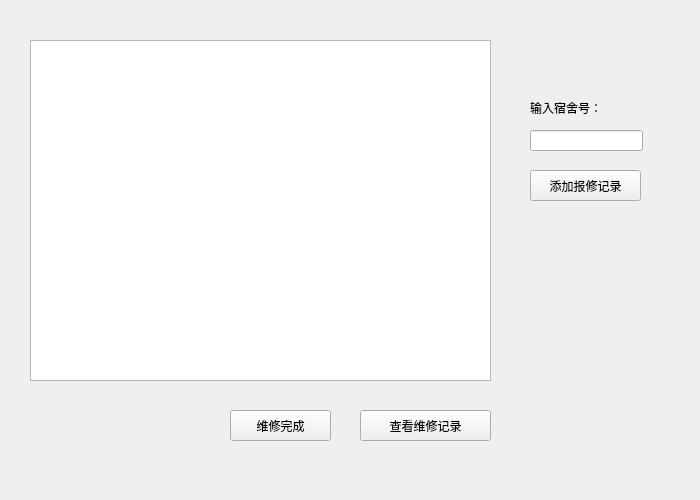
<?xml version="1.0" encoding="UTF-8"?>
<ui version="4.0">
 <class>dorm_repair_show</class>
 <widget class="QWidget" name="dorm_repair_show">
  <property name="geometry">
   <rect>
    <x>0</x>
    <y>0</y>
    <width>700</width>
    <height>500</height>
   </rect>
  </property>
  <property name="windowTitle">
   <string>Form</string>
  </property>
  <widget class="QTableView" name="tableView_dorm_repair">
   <property name="geometry">
    <rect>
     <x>30</x>
     <y>40</y>
     <width>461</width>
     <height>341</height>
    </rect>
   </property>
   <attribute name="horizontalHeaderStretchLastSection">
    <bool>true</bool>
   </attribute>
   <attribute name="verticalHeaderVisible">
    <bool>false</bool>
   </attribute>
  </widget>
  <widget class="QLineEdit" name="lineEdit_dorm">
   <property name="geometry">
    <rect>
     <x>530</x>
     <y>130</y>
     <width>113</width>
     <height>21</height>
    </rect>
   </property>
  </widget>
  <widget class="QLabel" name="label">
   <property name="geometry">
    <rect>
     <x>530</x>
     <y>100</y>
     <width>91</width>
     <height>16</height>
    </rect>
   </property>
   <property name="text">
    <string>输入宿舍号：</string>
   </property>
  </widget>
  <widget class="QPushButton" name="pushButton_repair_record">
   <property name="geometry">
    <rect>
     <x>360</x>
     <y>410</y>
     <width>131</width>
     <height>31</height>
    </rect>
   </property>
   <property name="text">
    <string>查看维修记录</string>
   </property>
  </widget>
  <widget class="QPushButton" name="pushButton_finish">
   <property name="geometry">
    <rect>
     <x>230</x>
     <y>410</y>
     <width>101</width>
     <height>31</height>
    </rect>
   </property>
   <property name="text">
    <string>维修完成</string>
   </property>
  </widget>
  <widget class="QPushButton" name="pushButton_add_repair">
   <property name="geometry">
    <rect>
     <x>530</x>
     <y>170</y>
     <width>111</width>
     <height>31</height>
    </rect>
   </property>
   <property name="text">
    <string>添加报修记录</string>
   </property>
  </widget>
 </widget>
 <resources/>
 <connections/>
</ui>
